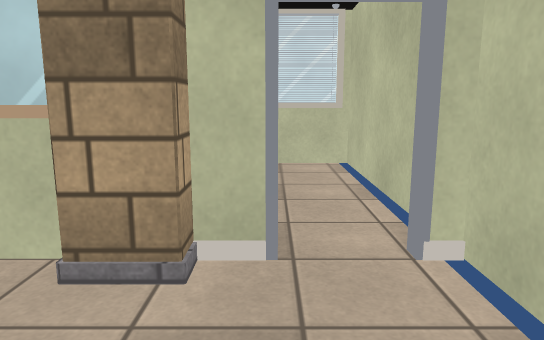
View 1 (above)

16 first-person views from a walk through a 3-D level made in the Unity game engine. The camera is 1.3 m above the floor, tilts 10° down and sees 70° across. Doors are open. The floor is counted in squares, 0.64 m on a side. Each view is taken from the middle of a square. On the plan, view 1 faces up. The plan holds only what a view shows up to about 20 squares ahead; the rest is blank. The player is left out. Surface patterns are stand-ins for the level's own textures.

View 2
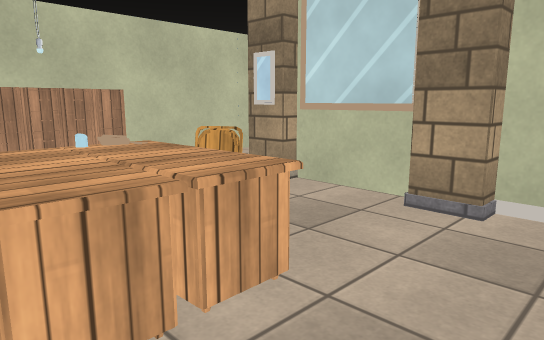

View 3
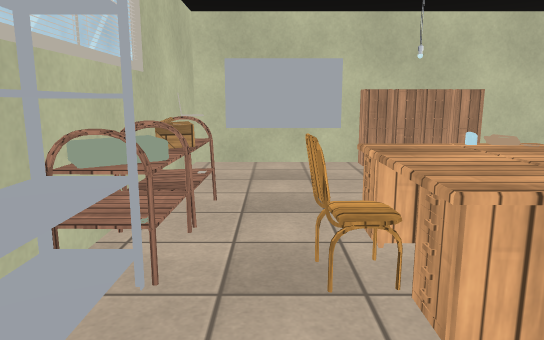

View 4
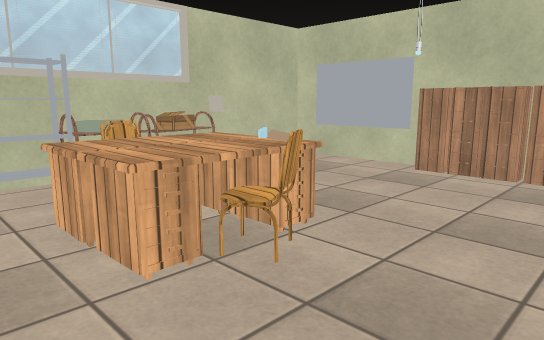

View 5
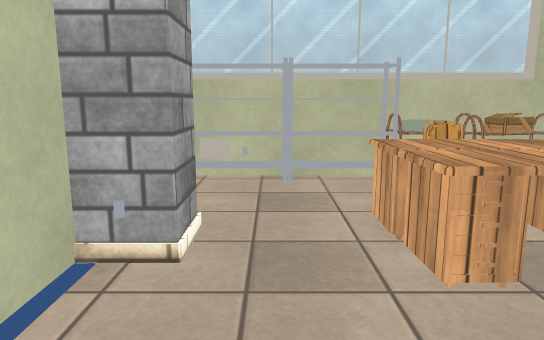

View 6
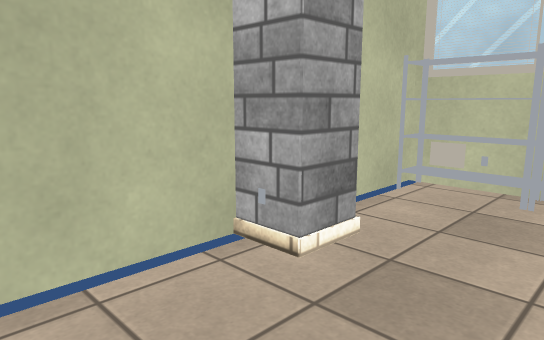

View 7
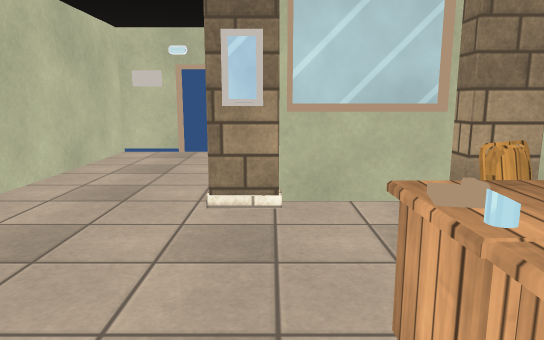

View 8
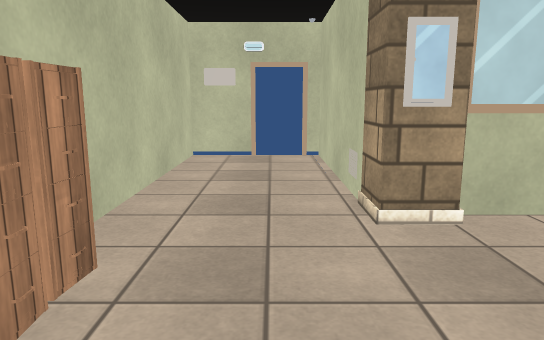

View 9
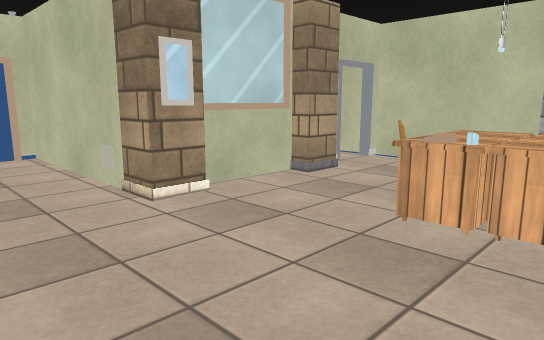

View 10
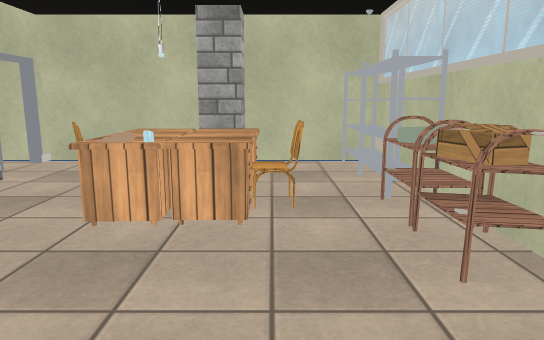

View 11
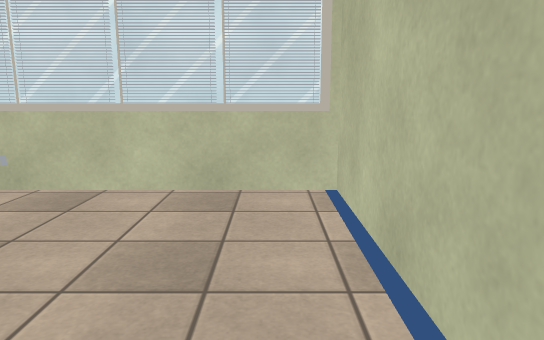

View 12
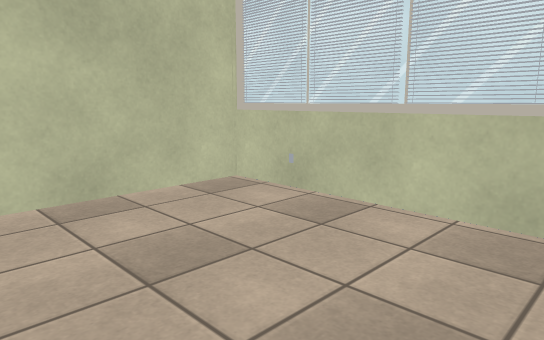

View 13
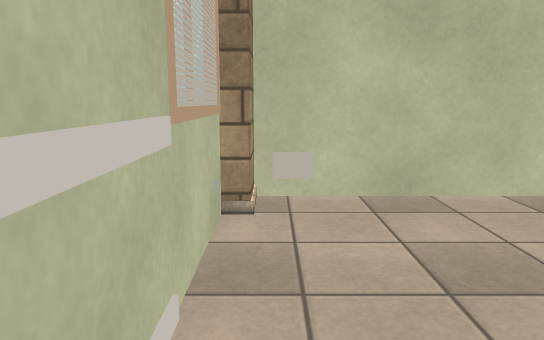

View 14
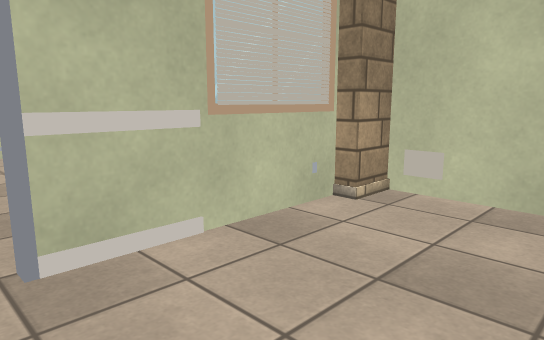

View 15
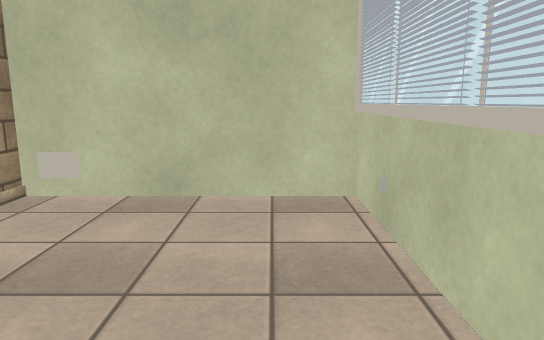

View 16
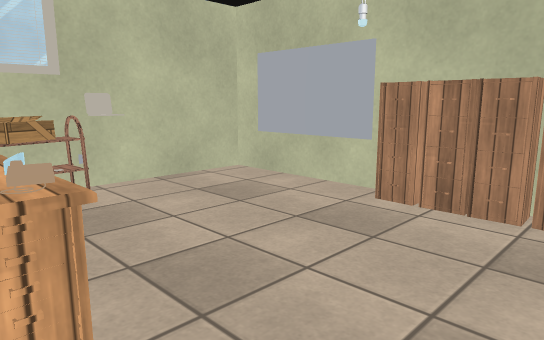

### Floor plan
Points are (right, up) in squares from view 1. A wall is a line through its corners. A room is listed if a view was taken in it or the views show most of it. See-through windows are left out.
Room 1 (views 1, 2, 3, 4, 5, 6, 7, 8, 9, 10, 11, 12, 13, 14, 15, 16)
walls: (-3.5, 4.9) (-2.8, 4.9); (-3.5, 5.1) (0.1, 5.1); (-2.2, 4.8) (-3.6, 4.8); (0.1, 4.8) (-0.6, 4.8); (2.5, 5.5) (2.5, 12.8) (-2.5, 12.8); (-12, -1.4) (-12, -4.5); (2.5, -0.8) (2.5, 4.8); (-4.4, 12.8) (-7.8, 12.8); (-7.2, 12.9) (-7.2, 7.4) (-7.2, 12.8); (-9.6, 12.8) (-10.5, 12.8); (-12, -6.6) (1.5, -6.6); (-12, 12.8) (-12, 2.4); (2.5, -6.5) (2.5, -2)
ways out: open door at (-8.5, 13); open door at (1, 5)
objects: cabinet (-12, -1) to (-11, 0); cabinet (-12, 0); cabinet (-12, 1) to (-11, 1); cabinet (-12, 2) to (-11, 2); other object (-8, -6); table (-7, -6) to (-7, -5); column (-7, 5) to (-6, 5); other object (-7, 6); other object (-7, 7); other object (-6, -6) to (-5, -5); other object (-6, 4); table (-5, -6) to (-3, -5); table (-5, -3) to (-2, -2); other object (-5, -1) to (-5, 0); other object (-5, 5) to (-4, 5); table (-4, -1) to (-2, 0); chair (-4, 0) to (-4, 1); chair (-3, -4) to (-3, -3); rack (-2, -6) to (-1, -5); column (-2, 4); other object (-1, 5); rack (0, -6) to (2, -5); column (1, -2) to (2, -1); other object (2, -7)

Positions as (right, up) in squares from view 1, and headings:
1: (0, 0), facing up
2: (1, -3), facing up-left
3: (1, -4), facing left
4: (0, 4), facing down-left
5: (0, 4), facing down
6: (-2, 3), facing down-right
7: (-6, -3), facing up
8: (-9, -2), facing up
9: (-11, -3), facing up-right
10: (-11, -3), facing right
11: (1, 4), facing up
12: (1, 6), facing up-left
13: (1, 6), facing left
14: (1, 10), facing down-left
15: (1, 11), facing left
16: (-4, 3), facing down-left
